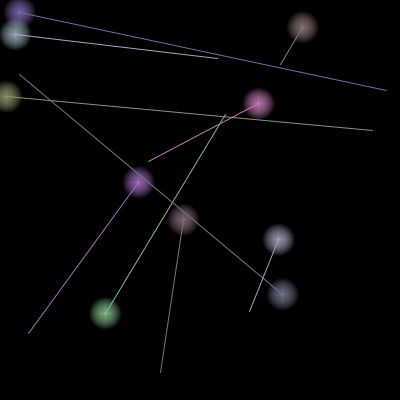
Frame 1 (no input)
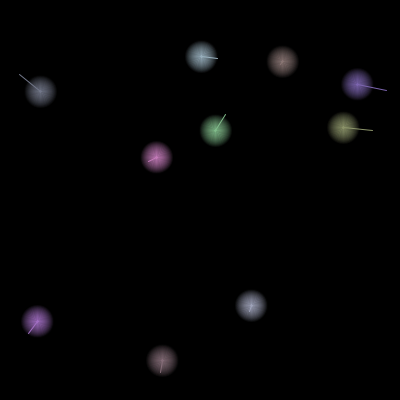
Frame 60 (the mouse pressed at the canvas centre just before this capture)
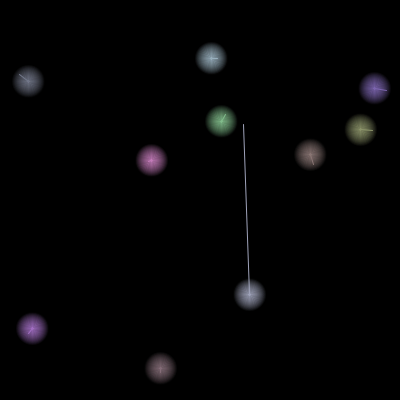
Frame 120 (the mouse held since frame 60 and released just before this capture)

The Processing sketch that drew these frames (run headless with seeded random() and noise(); from frame 60 on, the mouse is pressed at the canvas centre):

// Processing sketch: EntitiesAndThings
// ── EntitiesAndThings.pde
ArrayList<Entity> entities = new ArrayList<Entity>();
boolean printEntities = false;
void setup () {
  size(400,400);
  for (int i = 0 ; i < 10; i++) {
    PVector p = new PVector(random(0,width), random(0,height));
    Firefly f = new Firefly(p);
    entities.add(f);
  }
}

void draw() {
  background(0);
  for (Entity e : entities) {
    
    e.update();
    e.draw();
    if (printEntities) {
      println(e);
      
    }
    
  }
  printEntities = false;
  
  
}

void mouseClicked() {
  printEntities = !printEntities;
}
// ── EntityClass.pde
abstract class Entity {
  PVector position;
  protected PVector target = null;
  protected float speed = 0;
  
  Entity (PVector position){
    this.position = position.copy();
  }
  
  public void setTarget(PVector target) {
    this.target = target.copy();
    
  }
  
  public void setSpeed(float speed) {
    if (speed < 0) speed = 0;
    if (speed > 1) speed = 1;
    this.speed = speed;
  }
  
  public String toString() {
    String output = "pos(" + position.x + "," + position.y + ")";
    
    if (target != null) {
      output +=  " tar(" + target.x + "," + target.y + ")";
    }
    return  output; 
  }
  
  
  
  abstract void draw();
  abstract void update();
  
  
}
// ── FireFlyClass.pde
class Firefly extends Entity {
  PVector origPos;
  float dist = 0;
  float cDist = 0;
  int numberOfRings = 30;
  float crH = 200;
  float crL = 100;
  color c = color(random(crL, crH), random(crL, crH), random(crL, crH));


  void changeColour() {
    float r = red(c);
    float g = green(c);
    float b = blue(c);

    r = getNewColour(r);
    g = getNewColour(g);
    b = getNewColour(b);
    c = color(r, g, b);
  }

  float getNewColour(float cc) {
    if (cc <= crL) {
      cc = crL + 1;
    } else if (cc >= crH) {
      cc = crH - 1;
    } else {
      if ((int) random(0, 10) < 2) {
        cc += (int)random(-1, 1);
      }
    }
    return cc;
  }

  Firefly(PVector position) {
    super(position);
    origPos = position.copy();
    speed = random(0.001, 0.005);
  }
  void draw() {
    stroke(c);
    fill(c);
    ellipse(position.x, position.y, 2, 2);
    for (int i = 3; i < numberOfRings + 3; i++) {
      noFill();
      int j = numberOfRings - (i - 3);
      float s = (200 / numberOfRings) * j;

      stroke(c, s);
      ellipse(position.x, position.y, i, i);
    }
    
    if (target != null) {
      stroke(c);
      line(position.x, position.y, target.x, target.y);
    }
    changeColour();
  }

  public String toString() {
    String output = "pos(" + position.x + "," + position.y + ")";

    if (target != null) {
      output +=  " tar(" + target.x + "," + target.y + ")";
    }

    output += " s:" + speed;
    output += " dist(" + cDist + "/" + dist + ")";


    return  output;
  }


  void update() {

    if (target != null) {
      //int xx = abs((int) target.x - (int) position.x);
      //int yy = abs((int) target.y - (int) position.y);
      float cDist = abs(position.dist(target));
      if ((int) cDist <= 2) {
        target = null;
      } else {      

        float d = (cDist / dist) * (PI);
        speed = abs(sin(d)) * 0.1;
        if (speed < 0.001) speed = 0.001;
        position.lerp(target, speed);
      }
    } else {
      if (target == null) {
        target = new PVector(random(0, width), random(0, height));
        origPos = position.copy();
        dist = origPos.dist(target);
      }
    }
  }
}
